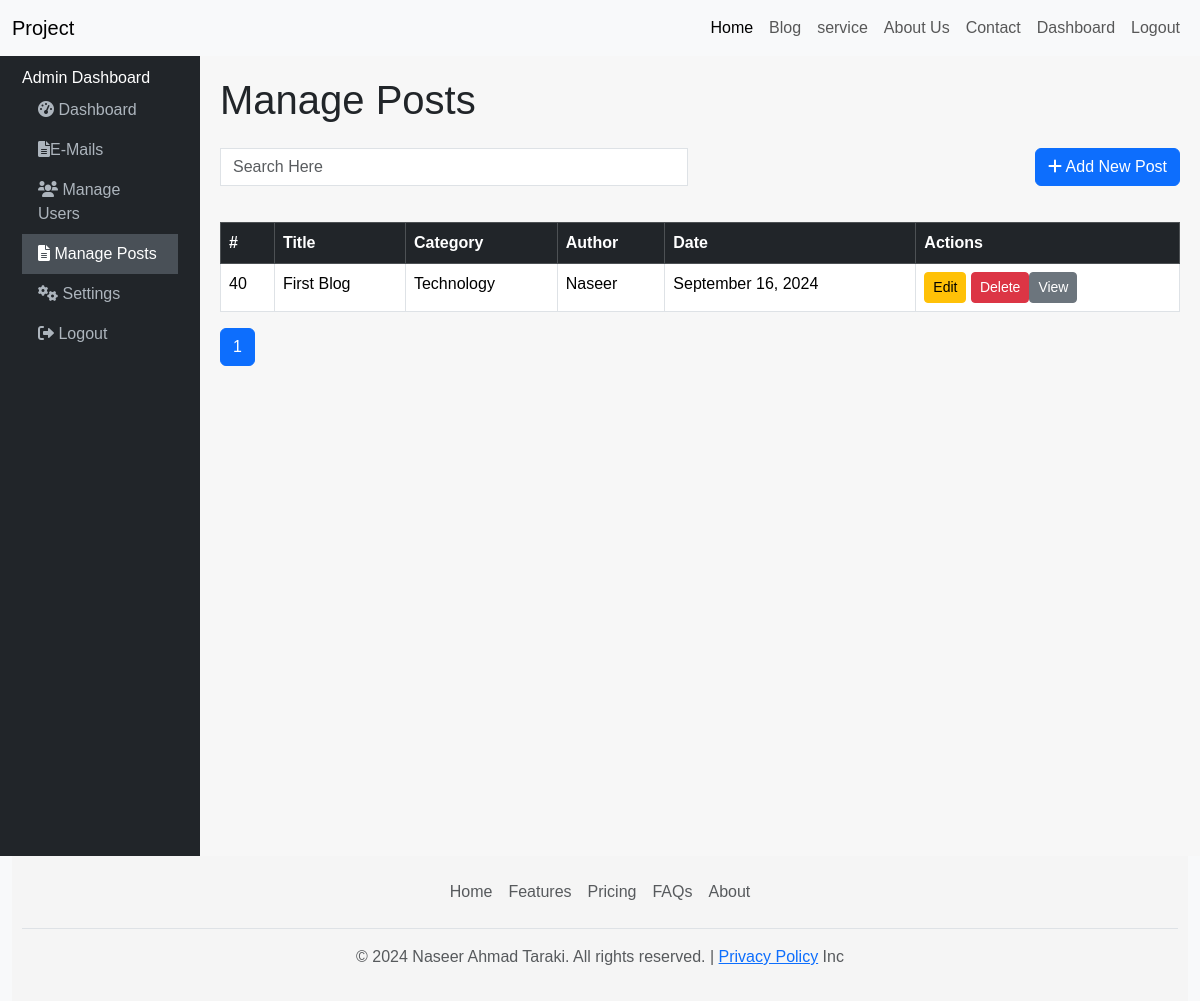
The page /manage_post.php (signed in) on the database its author committed.
### tables this page shows
CREATE TABLE `posts` (
  `id` int(6) UNSIGNED NOT NULL,
  `title` varchar(255) NOT NULL,
  `content` text NOT NULL,
  `category` varchar(255) DEFAULT NULL,
  `tags` varchar(255) DEFAULT NULL,
  `image` varchar(255) DEFAULT NULL,
  `publish_date` date DEFAULT NULL,
  `author_name` varchar(11) NOT NULL,
  `created_at` timestamp NOT NULL DEFAULT current_timestamp()
);

### manage_post.php (the view, shortened to what this page needs)
<?php
include('navbar.php');
include('conn.php');
if(!isset($_SESSION["user_name"])){
    header("location:log.php");
    exit();
    }else {
$posts_per_page = 10;
if (isset($_GET['page']) && is_numeric($_GET['page'])) {
    $current_page = (int) $_GET['page'];
} else {
    $current_page = 1;
}
$search = '';
$offset = ($current_page - 1) * $posts_per_page;
$search_sql = '';
$total_posts_query = "SELECT COUNT(*) as total FROM posts $search_sql";
$stmt = $conn->prepare($total_posts_query);
$stmt->execute();
$total_posts_result = $stmt->get_result();
$total_posts_row = $total_posts_result->fetch_assoc();
$total_posts = $total_posts_row['total'];
$total_pages = ceil($total_posts / $posts_per_page);
$sql = "SELECT id, title, content, category, tags, publish_date, author_name
        FROM posts
        $search_sql
        ORDER BY id DESC
        LIMIT $posts_per_page OFFSET $offset";
$stmt = $conn->prepare($sql);
$stmt->execute();
$result = $stmt->get_result();
?>
<div class="container-fluid">
    <div class="row">
       <nav class="col-lg-2 sidebar bg-dark">
            <div class="container-fluid" style="padding:10px;">
                <a class="navbar-brand text-white" href="#">Admin Dashboard</a>
                <ul class="nav flex-column">
                    <li class="nav-item">
                        <a class="nav-link " href="dashboard.php"><i class="fas fa-tachometer-alt"></i> Dashboard</a>
                    </li>
                    <li class="nav-item">
                            <a class="nav-link" href="view_emails.php"><i class="fas fa-file-alt"></i>E-Mails</a>
                        </li>
                    <li class="nav-item">
                        <a class="nav-link" href="manage_users.php"><i class="fas fa-users"></i> Manage Users</a>
                    </li>
                    <li class="nav-item">
                        <a class="nav-link active" href="manage_post.php"><i class="fas fa-file-alt"></i> Manage Posts</a>
                    </li>
                    <li class="nav-item">
                        <a class="nav-link" href="settings.php"><i class="fas fa-cogs"></i> Settings</a>
                    </li>
                    <li class="nav-item">
                        <a class="nav-link" href="logout.php"><i class="fas fa-sign-out-alt"></i> Logout</a>
                    </li>
                </ul>
            </div>
        </nav>
        <div class="container table-container col-lg-10 content">
            <h1 class="mb-4">Manage Posts</h1>
            <div class="row search-bar mb-3">
                <div class="col-md-6">
                    <form action="" method="GET">
                        <input type="text" name="search" class="form-control" placeholder="Search Here" value="<?php echo htmlspecialchars($search); ?>">
                    </form>
                </div>
                <div class="col-md-6 text-end">
                    <a href="newpost.php" class="btn btn-primary"><i class="fas fa-plus"></i> Add New Post</a>
                </div>
            </div>
            <table class="table table-bordered table-hover">
                <thead class="table-dark">
                    <tr>
                        <th>#</th>
                        <th>Title</th>
                        <th>Category</th>
                        <th>Author</th>
                        <th>Date</th>
                        <th>Actions</th>
                    </tr>
                </thead>
                <tbody>
                    <?php
                    if ($result->num_rows > 0) {
                        while ($row = $result->fetch_assoc()) {
                            $formattedDate = date("F j, Y", strtotime($row['publish_date']));
                            echo "<tr>";
                            echo "<td>" . $row['id'] . "</td>";
                            echo "<td>" . $row['title'] . "</td>";
                            echo "<td>" . $row['category'] . "</td>";
                            echo "<td>" . $row['author_name'] . "</td>";
                            echo "<td>" . $formattedDate . "</td>";
                            echo "<td>";
                            echo "<a href='edit_posts.php?id=" . $row['id'] . "' class='btn btn-warning btn-sm'>Edit</a> ";
                            echo "<a href='delete_post.php?id=" . $row['id'] . "' class='btn btn-danger btn-sm' onclick='return confirm(\"Are you sure you want to delete this post?\");'>Delete</a>";
                            echo "<a href='read_more.php?id=" . $row['id'] . "' class='btn btn-secondary btn-sm'>View</a>";
                            echo "</td>";
                            echo "</tr>";
                        }
                    } else {
                        echo "<tr><td colspan='6' class='text-center'>No posts found</td></tr>";
                    }
                    ?>
                </tbody>
            </table>
            <nav class="pagination_nav2">
                <ul class="pagination">
                    <?php
                    for ($i = 1; $i <= $total_pages; $i++) {
                        if ($i == $current_page) {
                            echo '<li class="page-item active"><span class="page-link">' . $i . '</span></li>';
                        } else {
                            echo '<li class="page-item"><a class="page-link" href="?page=' . $i . '&search=' . urlencode($search) . '">' . $i . '</a></li>';
                        }
                    }
                    ?>
                </ul>
            </nav>
        </div>
    </div>
</div>
<?php include('footer.php'); ?>
</body>
</html>
<?php } ?>

### css/style.css (style rules this page uses)
* { margin: 0px; padding: 0px; box-sizing: border-box; }
body { background-color: #f7f7f7; font-family: Arial, sans-serif; }
.form-control { border-radius: 0; }
.form-control { margin-bottom: 20px; }
.sidebar { height: 100vh; background-color: #343a40; color: #fff; }
.sidebar .nav-link { color: #adb5bd; }
.sidebar .nav-link.active { color: #fff; background-color: #495057; }
.content { padding: 20px; }

### rows shown on the page
posts: id "40", title "First Blog", category "Technology", author_name "Naseer", publish_date "September 16, 2024"
